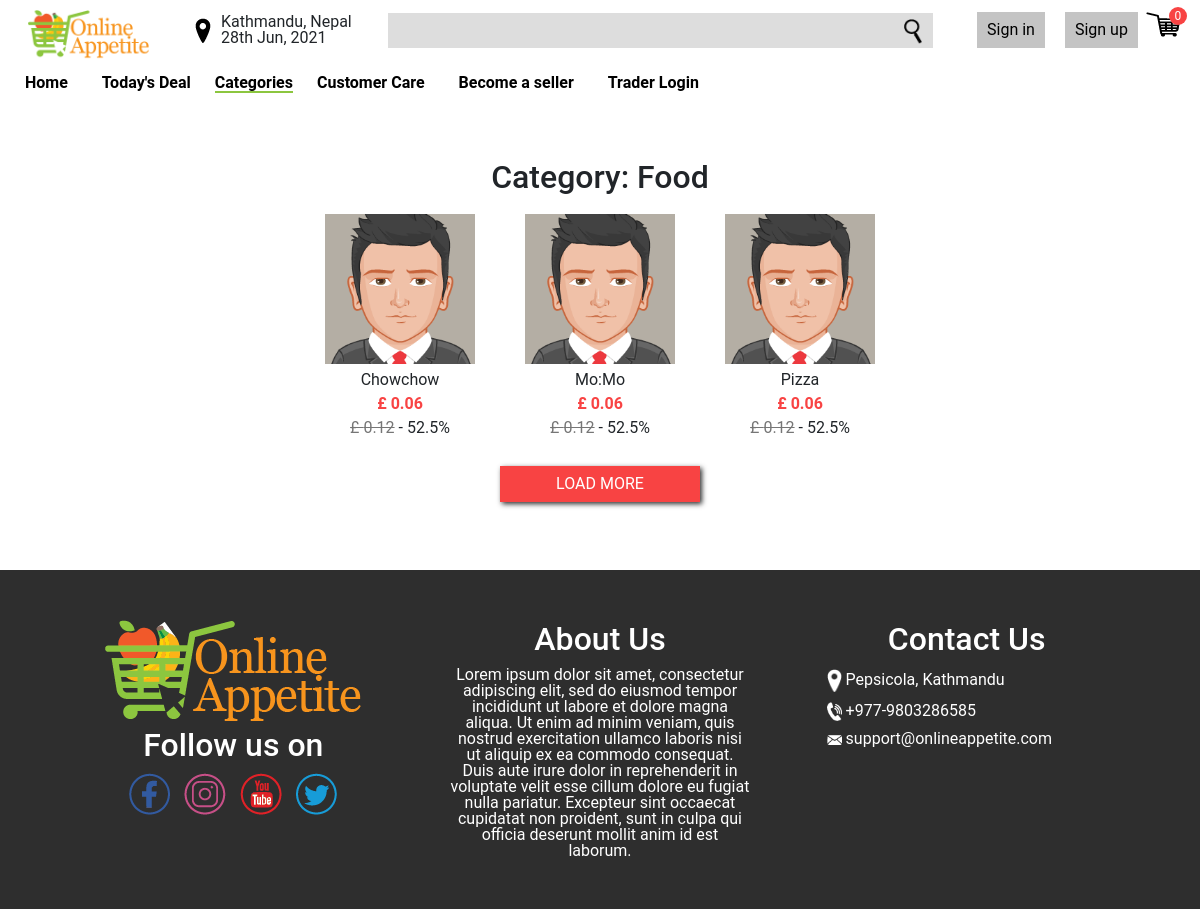
/category.php?id=1, run on the app's committed database.
### tables this page shows
CREATE TABLE categories (
	category_id INTEGER NOT NULL PRIMARY KEY AUTOINCREMENT,
	category_name VARCHAR(30) NOT NULL,
	description VARCHAR(200) NOT NULL,
	created_at TIMESTAMP DEFAULT CURRENT_TIMESTAMP,
	updated_at TIMESTAMP NULL
);

CREATE TABLE products (
	product_id INTEGER NOT NULL PRIMARY KEY AUTOINCREMENT,
	product_name VARCHAR(30) NOT NULL,
	category_id INTEGER NOT NULL,
	confirmed_on DATE NULL,
	price INTEGER NOT NULL,
	stock INTEGER NOT NULL,
	shop_id INTEGER NOT NULL,
	description VARCHAR(200) NOT NULL,
	image1 VARCHAR(50) NOT NULL,
	image2 VARCHAR(50) NOT NULL,
	created_at TIMESTAMP DEFAULT CURRENT_TIMESTAMP,
	updated_at TIMESTAMP NULL, "trader_id" INTEGER,
	FOREIGN KEY (category_id) REFERENCES category (category_id),
	FOREIGN KEY (shop_id) REFERENCES shop (shop_id)
);

### utils/database.php (called while the page is built, shortened)
<?php
    try {
        $conn = new PDO("sqlite:".__DIR__."/../database.sqlite");
        $conn->setAttribute(PDO::ATTR_ERRMODE, PDO::ERRMODE_EXCEPTION);
    }catch(PDOException $e) {
        die("Connection failed: " . $e->getMessage());
    }
    function fetch_all_row($sql){
        global $conn;
        $stmt = $conn->prepare($sql);
        $stmt->execute();
        $res = $stmt->fetchAll(PDO::FETCH_ASSOC);
        return $res;
    }
    function fetch_row($sql){
        global $conn;
        $stmt = $conn->prepare($sql);
        $res = $stmt->execute();
        $res = $stmt->fetch(PDO::FETCH_ASSOC);
        return $res;
    }

### category.php (the view, shortened to what this page needs)
<?php
require 'utils/database.php';
$category_id = $_GET['id'];
$pageCategory = fetch_row("SELECT * FROM categories WHERE category_id = '$category_id'")['category_name'];
$count = $_GET['more'] ?? '' == 'true' ? 30 : 15;
$products = fetch_all_row("SELECT * FROM products WHERE category_id = '$category_id' ORDER BY created_at LIMIT '$count'");
?>
<!DOCTYPE html>
<html lang="en">
<head>
    <link rel="stylesheet" href="css/bootstrap.min.css">
    <link rel="stylesheet" href="css/style.css">
</head>
<body>
    <?php
    include 'header.php';
    ?>
    <div class="text-center py-5">
        <h2>Category: <?= $pageCategory ?></h2>
        <div class="products">
            <?php
            foreach ($products as $product) {
                $discounts = fetch_all_row("SELECT rate FROM discounts WHERE ((discount_type = 'all') OR (discount_type = 'category' AND target_id = '" . $product['category_id'] . "') OR (discount_type = 'product' AND target_id = '" . $product['product_id'] . "') AND starts_on < CURRENT_DATE AND expires_on > CURRENT_DATE)");
                $discounted_price = round($product['price'] / 100.0, 2);
                foreach ($discounts as $discount) {
                    $discounted_price = $discounted_price * (100 - $discount['rate']) * 0.01;
                }
                $discount_rate = (round($product['price'] / 100.0, 2) - $discounted_price) * 100 / round($product['price'] / 100.0, 2);
            ?>
                <div class="product" onclick="window.location.href='/product.php?id=<?= $product['product_id'] ?>'">
                    <img class="product-image" src="<?= $product['image1'] ?>" alt="">
                    <span class="product-name py-2"><?= $product['product_name'] ?></span>
                    <span class="price pb-2">£ <?= number_format((float)$discounted_price, 2, '.', '') ?></span>
                    <?php
                    if ($product['price'] != $discounted_price) {
                    ?>
                        <div>
                            <span class="discount">£ <?= number_format((float)$product['price'] / 100, 2, '.', '') ?></span> -
                            <span class="rate"><?= round($discount_rate, 2) ?>%</span>
                        </div>
                    <?php
                    }
                    ?>
                </div>
            <?php } ?>
        </div>
        <button class="loadmore" onclick="window.location.href='/category.php?id=<?= $category_id ?>&more=true'">LOAD MORE</button>
    </div>
    <?php include 'footer.php'; ?>
</body>
</html>

### css/style.css (style rules this page uses)
html { scroll-behavior: smooth; }
html, body, ul { margin: 0; padding: 0; }
body { font-family: 'Roboto', sans-serif; line-height: 1; }
button, input, textarea, select { font-size: 1em; }
.products { display: flex; flex-wrap: wrap; justify-content: center; }
.product { display: flex; flex-direction: column; margin: 10px 25px; cursor: pointer; }
.product .product-image { height: 150px; width: 150px; object-fit: cover; grid-area: image; }
.product .product-name { grid-area: name; }
.product .price { color: #F84343; font-weight: 700; grid-area: price; }
.product .discount { color: #767676; text-decoration: line-through; grid-area: discount; }
.product .rate { grid-area: rate; }
.loadmore { background-color: #F84343; box-shadow: 2px 2px 5px #2E2E2E; color: #FFFFFF; border: none; padding: 10px; width: 200px; margin: 20px 0; cursor: pointer; }

### data on the page
categories: category_name "Food"
products: image1 (picture), product_name "Chowchow", discounted_price "0.06", (float)$product['price']/100 "0.12", discount_rate "52.5"
products: image1 (picture), product_name "Mo:Mo", discounted_price "0.06", (float)$product['price']/100 "0.12", discount_rate "52.5"
products: image1 (picture), product_name "Pizza", discounted_price "0.06", (float)$product['price']/100 "0.12", discount_rate "52.5"

### other printed values
$cartSize "0"
